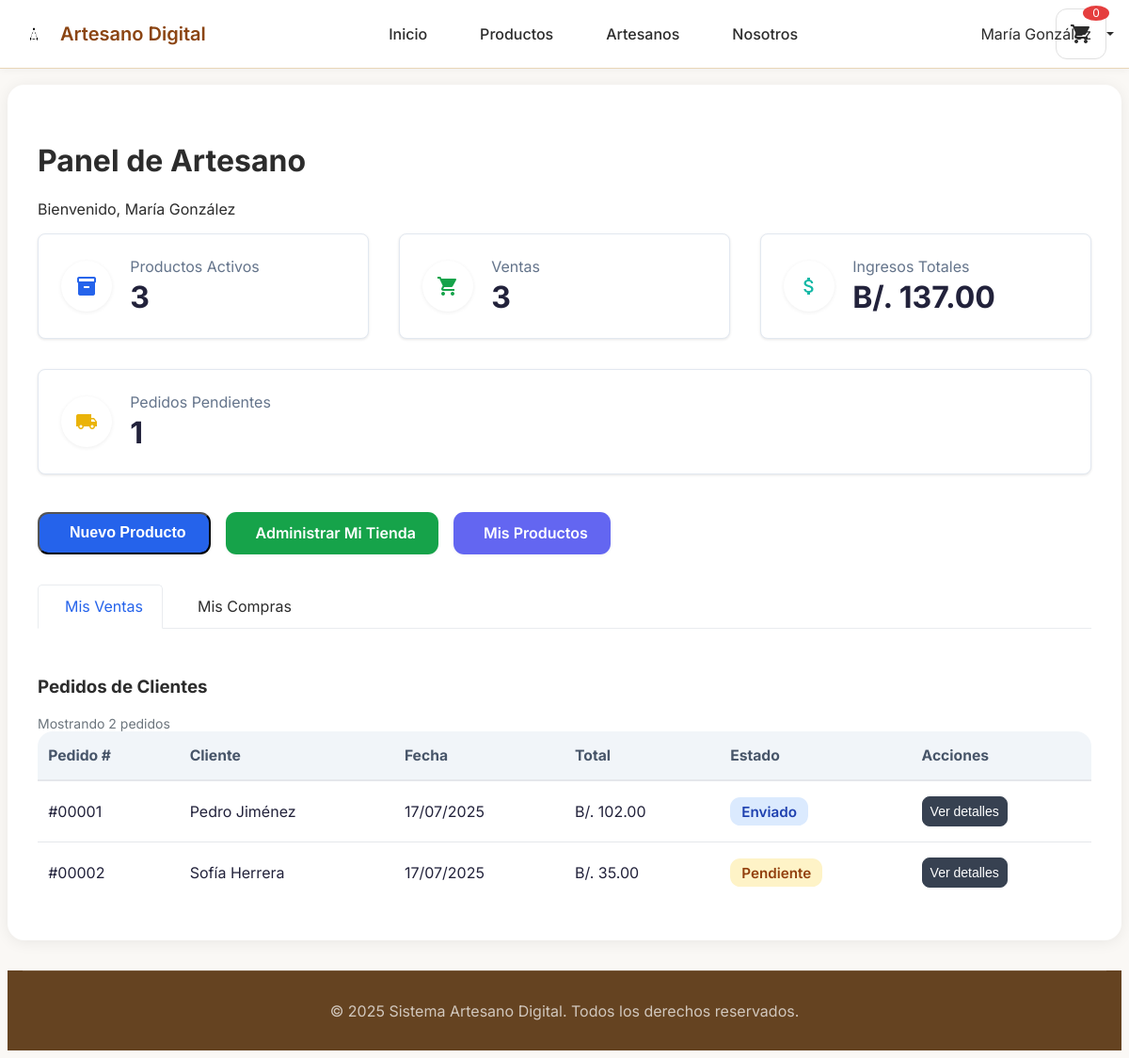
The app's page /dashboard/artesano (signed in), older data.
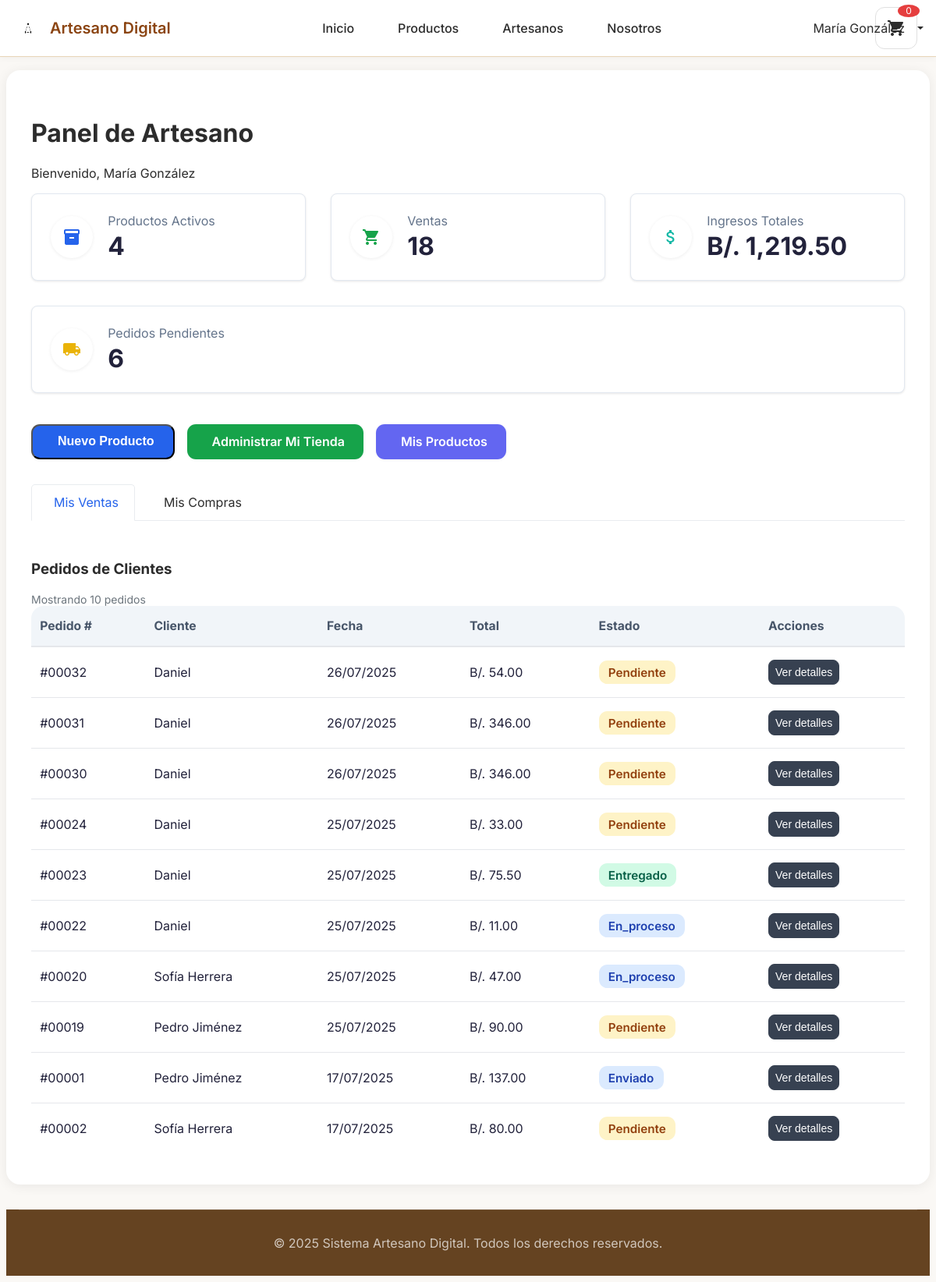
The same page, newer data.
### tables this page shows
CREATE TABLE `productos` (
  `id_producto` int(11) NOT NULL,
  `id_tienda` int(11) NOT NULL,
  `nombre` varchar(100) NOT NULL,
  `descripcion` text DEFAULT NULL,
  `precio` decimal(10,2) NOT NULL,
  `descuento` decimal(10,2) DEFAULT 0.00,
  `imagen` varchar(255) DEFAULT NULL,
  `stock` int(11) DEFAULT 0,
  `activo` tinyint(1) DEFAULT 1,
  `fecha_creacion` datetime DEFAULT current_timestamp()
);

CREATE TABLE `pedidos` (
  `id_pedido` int(11) NOT NULL,
  `id_usuario` int(11) NOT NULL,
  `estado` enum('pendiente','confirmado','en_proceso','enviado','entregado','cancelado') DEFAULT 'pendiente',
  `metodo_pago` varchar(50) NOT NULL,
  `total` decimal(10,2) NOT NULL,
  `subtotal` decimal(10,2) DEFAULT NULL,
  `descuento` decimal(10,2) DEFAULT 0.00,
  `fecha_pedido` datetime DEFAULT current_timestamp(),
  `fecha_confirmacion` datetime DEFAULT NULL,
  `fecha_proceso` datetime DEFAULT NULL,
  `fecha_envio` datetime DEFAULT NULL,
  `fecha_entrega` datetime DEFAULT NULL,
  `direccion_envio` text NOT NULL,
  `metodo_envio` varchar(100) DEFAULT 'Env├¡o est├índar',
  `codigo_seguimiento` varchar(100) DEFAULT NULL,
  `tiempo_estimado` varchar(50) DEFAULT '3-5 d├¡as h├íbiles',
  `empresa_envio` varchar(100) DEFAULT NULL,
  `numero_seguimiento` varchar(100) DEFAULT NULL,
  `fecha_estimada_entrega` date DEFAULT NULL,
  `notas_entrega` text DEFAULT NULL,
  `fecha_actualizacion` timestamp NOT NULL DEFAULT current_timestamp() ON UPDATE current_timestamp()
);

CREATE TABLE `usuarios` (
  `id_usuario` int(11) NOT NULL,
  `nombre` varchar(100) NOT NULL,
  `correo` varchar(150) NOT NULL,
  `telefono` varchar(20) DEFAULT NULL,
  `direccion` text DEFAULT NULL,
  `contrasena` varchar(255) NOT NULL,
  `tipo_usuario` enum('cliente','artesano') NOT NULL,
  `fecha_registro` datetime DEFAULT current_timestamp(),
  `activo` tinyint(1) DEFAULT 1
);

### controllers/ControladorArtesano.php (called while the page is built, shortened)
<?php
class ControladorArtesano
{
    private GestorAutenticacion $gestorAuth;
    private PDO $conexion;
    public function __construct()
    {
        $this->gestorAuth = GestorAutenticacion::obtenerInstancia();
        $this->conexion = Database::obtenerInstancia()->obtenerConexion();
    }
    public function mostrarDashboard(): void
    {
        $usuario = $this->gestorAuth->obtenerUsuarioActual();
        $idUsuario = $usuario['id_usuario'] ?? 0;
        $pedidosRecientes = $this->obtenerPedidosRecibidos($idUsuario);
        $pedidosPersonales = $this->obtenerPedidosPersonales($idUsuario);
        $productos = $this->obtenerProductosPorArtesano($idUsuario);
        $datos = [
            'titulo' => 'Panel de Artesano',
            'usuario' => $usuario,
            'estadisticas' => $this->obtenerEstadisticas($idUsuario),
            'pedidos_recientes' => $pedidosRecientes,
            'pedidos_personales' => $pedidosPersonales,
            'productos' => $productos
        ];
        $this->cargarVista('artesano/dashboard', $datos);
    }
    private function obtenerEstadisticas(int $idUsuario): array
    {
        $estadisticas = [
            'productos_activos' => 0,
            'ventas_totales' => 0,
            'ingresos_totales' => 0.00,
            'pedidos_pendientes' => 0
        ];
        try {
            $conexion = $this->conexion;
            $stmt = $conexion->prepare("SELECT id_tienda FROM tiendas WHERE id_usuario = ?");
            $stmt->execute([$idUsuario]);
            $tienda = $stmt->fetch(PDO::FETCH_ASSOC);
            $idTienda = $tienda['id_tienda'];
            $stmt = $conexion->prepare("SELECT COUNT(*) as total FROM productos WHERE id_tienda = ? AND activo = 1");
            $stmt->execute([$idTienda]);
            $resultado = $stmt->fetch(\PDO::FETCH_ASSOC);
            $estadisticas['productos_activos'] = (int)($resultado['total'] ?? 0);
            $stmt = $conexion->prepare("
                SELECT COUNT(*) as total_ventas, SUM(pp.cantidad * pp.precio_unitario) as ingresos
                FROM pedido_productos pp
                JOIN pedidos p ON pp.id_pedido = p.id_pedido
                JOIN productos prod ON pp.id_producto = prod.id_producto
                WHERE prod.id_tienda = ? AND p.estado != 'cancelado'
            ");
            $stmt->execute([$idTienda]);
            $resultado = $stmt->fetch(\PDO::FETCH_ASSOC);
            $estadisticas['ventas_totales'] = (int)($resultado['total_ventas'] ?? 0);
            $estadisticas['ingresos_totales'] = floatval($resultado['ingresos'] ?? 0);
            $stmt = $conexion->prepare("
                SELECT COUNT(DISTINCT p.id_pedido) as pendientes
                FROM pedidos p
                JOIN pedido_productos pp ON p.id_pedido = pp.id_pedido
                JOIN productos prod ON pp.id_producto = prod.id_producto
                WHERE prod.id_tienda = ? AND p.estado = 'pendiente'
            ");
            $stmt->execute([$idTienda]);
            $resultado = $stmt->fetch(\PDO::FETCH_ASSOC);
            $estadisticas['pedidos_pendientes'] = (int)($resultado['pendientes'] ?? 0);
        } catch (\Exception $e) {
            error_log("Error al obtener estadísticas: " . $e->getMessage());
        }
        return $estadisticas;
    }
    private function obtenerPedidosRecibidos(int $idUsuario): array
    {
        try {
            $stmt = $this->conexion->prepare("
                SELECT id_tienda FROM tiendas WHERE id_usuario = ?
            ");
            $stmt->execute([$idUsuario]);
            $resultado = $stmt->fetch(PDO::FETCH_ASSOC);
            $idTienda = $resultado ? $resultado['id_tienda'] : 0;
            $stmt = $this->conexion->prepare("
                SELECT
                    p.id_pedido,
                    p.fecha_pedido,
                    SUM(pp.cantidad * pp.precio_unitario) as total,
                    p.estado,
                    u.nombre as cliente_nombre,
                    u.correo as cliente_correo
                FROM pedidos p
                JOIN pedido_productos pp ON p.id_pedido = pp.id_pedido
                JOIN productos prod ON pp.id_producto = prod.id_producto
                JOIN usuarios u ON p.id_usuario = u.id_usuario
                WHERE prod.id_tienda = ?
                GROUP BY p.id_pedido, p.fecha_pedido, p.estado, u.nombre, u.correo
                ORDER BY p.fecha_pedido DESC
                LIMIT 10
            ");
            $stmt->execute([$idTienda]);
            $pedidos = $stmt->fetchAll(PDO::FETCH_ASSOC);
            return $pedidos;
        } catch (\Exception $e) {
            error_log("Error al obtener pedidos recibidos: " . $e->getMessage());
            return [];
        }
    }
    private function obtenerPedidosPersonales(int $idUsuario): array
    {
        try {
            $stmt = $this->conexion->prepare("
                SELECT id_pedido, fecha_pedido, total, estado, metodo_pago
                FROM pedidos
                WHERE id_usuario = ?
                ORDER BY fecha_pedido DESC
                LIMIT 10
            ");
            $stmt->execute([$idUsuario]);
            $pedidos = $stmt->fetchAll(PDO::FETCH_ASSOC);
            return $pedidos;
        } catch (\Exception $e) {
            error_log("Error al obtener pedidos personales: " . $e->getMessage());
            return [];
        }
    }
    private function obtenerProductosPorArtesano(int $idUsuario): array
    {
        try {
            $stmt = $this->conexion->prepare("
                SELECT id_tienda, nombre_tienda FROM tiendas WHERE id_usuario = ?
            ");
            $stmt->execute([$idUsuario]);
            $resultado = $stmt->fetch(PDO::FETCH_ASSOC);
            $idTienda = $resultado ? $resultado['id_tienda'] : 0;
            $stmt = $this->conexion->prepare("
                SELECT p.id_producto, p.nombre, p.precio, p.descripcion, p.stock, p.imagen, p.activo, p.descuento
                FROM productos p
                WHERE p.id_tienda = ?
                ORDER BY p.fecha_creacion DESC
                LIMIT 20
            ");
            $stmt->execute([$idTienda]);
            $productos = $stmt->fetchAll(PDO::FETCH_ASSOC);
            return $productos;
        } catch (\Exception $e) {
            error_log("Error al obtener productos del artesano: " . $e->getMessage());
            return [];
        }
    }
    private function cargarVista(string $vista, array $datos = []): void
    {
        extract($datos);
        include "views/{$vista}.php";
    }
}

### config/Database.php (called while the page is built, shortened)
<?php
class Database
{
    private static ?Database $instancia = null;
    private ?PDO $conexion = null;
    private string $host;
    private string $baseDatos;
    private string $usuario;
    private string $contrasena;
    private string $charset;
    private function __construct()
    {
        $this->host = $_ENV['DB_HOST'] ?? 'localhost';
        $this->baseDatos = $_ENV['DB_DATABASE'] ?? 'artesano_digital';
        $this->usuario = $_ENV['DB_USERNAME'] ?? 'root';
        $this->contrasena = $_ENV['DB_PASSWORD'] ?? '';
        $this->charset = $_ENV['DB_CHARSET'] ?? 'utf8mb4';
    }
    public static function obtenerInstancia(): Database
    {
        if (self::$instancia === null) {
            self::$instancia = new self();
        }
        return self::$instancia;
    }
    private function conectar(): void
    {
        try {
            $dsn = "mysql:host={$this->host};dbname={$this->baseDatos};charset={$this->charset}";
            $opciones = [
                PDO::ATTR_ERRMODE => PDO::ERRMODE_EXCEPTION,
                PDO::ATTR_DEFAULT_FETCH_MODE => PDO::FETCH_ASSOC,
                PDO::ATTR_EMULATE_PREPARES => false,
                PDO::MYSQL_ATTR_INIT_COMMAND => "SET NAMES {$this->charset}"
            ];
            $this->conexion = new PDO($dsn, $this->usuario, $this->contrasena, $opciones);
        } catch (PDOException $e) {
            throw new Exception("Error de conexión a base de datos: " . $e->getMessage());
        }
    }
    public function obtenerConexion(): PDO
    {
        return $this->conexion;
    }
}

### utils/GestorAutenticacion.php (called while the page is built, shortened)
<?php
class GestorAutenticacion
{
    private static ?GestorAutenticacion $instancia = null;
    private function __construct()
    {
        $this->tiempoExpiracion = ((int)($_ENV['SESSION_LIFETIME'] ?? 120)) * 60;
    }
    public static function obtenerInstancia(): GestorAutenticacion
    {
        if (self::$instancia === null) {
            self::$instancia = new self();
        }
        return self::$instancia;
    }
    public function estaAutenticado(): bool
    {
        return true;
    }
    public function obtenerUsuarioActual(): ?array
    {
        if ($this->estaAutenticado()) {
            return [
                'id_usuario' => $_SESSION['usuario_id'],
                'nombre' => $_SESSION['usuario_nombre'],
                'correo' => $_SESSION['usuario_correo'],
                'tipo_usuario' => $_SESSION['usuario_tipo']
            ];
        }
        return null;
    }
}

### views/artesano/dashboard.php (the view, shortened to what the rows shown need)
<link rel="stylesheet" href="/artesanoDigital/assets/css/modal-detalle-pedidos.css">
<link rel="stylesheet" href="/artesanoDigital/assets/css/artesano-dashboard.css">
<div class="dashboard-container dashboard-bg-white">
    <div class="dashboard-header">
        <h1>Panel de Artesano</h1>
    </div>
    <div class="resumen-cards-horizontal">
        <div class="resumen-card resumen-blue">
            <div>
                <div class="resumen-label">Productos Activos</div>
                <div class="resumen-value"><?= $estadisticas['productos_activos'] ?? 0 ?></div>
            </div>
        </div>
        <div class="resumen-card resumen-green">
            <div>
                <div class="resumen-label">Ventas</div>
                <div class="resumen-value"><?= $estadisticas['ventas_totales'] ?? 0 ?></div>
            </div>
        </div>
        <div class="resumen-card resumen-yellow">
            <div>
                <div class="resumen-label">Pedidos Pendientes</div>
                <div class="resumen-value"><?= $estadisticas['pedidos_pendientes'] ?? 0 ?></div>
            </div>
        </div>
    </div>
    <div class="tabs-content">
        <div id="tab-ventas" class="tab-pane active">
            <div class="dashboard-main">
                <div class="card">
                    <div class="card-body">
                        <?php if (empty($pedidos_recientes ?? [])): ?>
                                <p class="empty-state">No hay pedidos recientes</p>
                        <?php else: ?>
                                <div class="table-responsive">
                                    <table class="table pedidos-table">
                                        <thead>
                                            <tr>
                                                <th>Pedido #</th>
                                                <th>Cliente</th>
                                                <th>Fecha</th>
                                                <th>Total</th>
                                                <th>Estado</th>
                                                <th>Acciones</th>
                                            </tr>
                                        </thead>
                                        <tbody>
                                            <?php foreach ($pedidos_recientes as $pedido): ?>
                                                    <tr class="estado-<?= $pedido['estado'] ?>">
                                                        <td>#<?= str_pad($pedido['id_pedido'], 5, '0', STR_PAD_LEFT) ?></td>
                                                        <td><?= htmlspecialchars($pedido['cliente_nombre'] ?? 'Cliente') ?></td>
                                                        <td><?= date('d/m/Y', strtotime($pedido['fecha_pedido'])) ?></td>
                                                        <td>B/. <?= number_format($pedido['total'], 2) ?></td>
                                                        <td>
                                                            <span class="badge status-<?= $pedido['estado'] ?>">
                                                                <?= ucfirst($pedido['estado']) ?>
                                                            </span>
                                                        </td>
                                                        <td>
                                                            <button class="btn btn-sm btn-primary ver-pedido"
                                                                data-id="<?= $pedido['id_pedido'] ?>">
                                                                Ver detalles
                                                            </button>
                                                        </td>
                                                    </tr>
                                            <?php endforeach; ?>
                                        </tbody>
                                    </table>
                                </div>
                        <?php endif; ?>
                    </div>
                </div>
            </div>
        </div>
    </div>
<?php
include __DIR__ . '/../layouts/base.php';
?>

Row changes from the older to the newer data that the page shows:
no longer on this page (row edited): productos: id_producto "3", activo "1"
added pedidos: id_pedido "00032", id_usuario.nombre "Daniel", fecha_pedido "26/07/2025", total "54.00", estado "Pendiente"
added pedidos: id_pedido "00031", id_usuario.nombre "Daniel", fecha_pedido "26/07/2025", total "346.00", estado "Pendiente"
added pedidos: id_pedido "00030", id_usuario.nombre "Daniel", fecha_pedido "26/07/2025", total "346.00", estado "Pendiente"
added pedidos: id_pedido "00024", id_usuario.nombre "Daniel", fecha_pedido "25/07/2025", total "33.00", estado "Pendiente"
added pedidos: id_pedido "00023", id_usuario.nombre "Daniel", fecha_pedido "25/07/2025", total "75.50", estado "Entregado"
added pedidos: id_pedido "00022", id_usuario.nombre "Daniel", fecha_pedido "25/07/2025", total "11.00", estado "En_proceso"
added pedidos: id_pedido "00020", id_usuario.nombre "Sofía Herrera", fecha_pedido "25/07/2025", total "47.00", estado "En_proceso"
added pedidos: id_pedido "00019", id_usuario.nombre "Pedro Jiménez", fecha_pedido "25/07/2025", total "90.00", estado "Pendiente"
changed pedidos "Enviado": total "102.00" → "137.00"
changed pedidos "00002": total "35.00" → "80.00"
Text that changed along with them:
$estadisticas['productos_activos']: (not shown) → "4"
$estadisticas['ventas_totales']: (not shown) → "18"
$estadisticas['ingresos_totales']: "137.00" → "1,219.50"
$estadisticas['pedidos_pendientes']: (not shown) → "6"
count($pedidos_recientes ?? []): "2" → "10"
